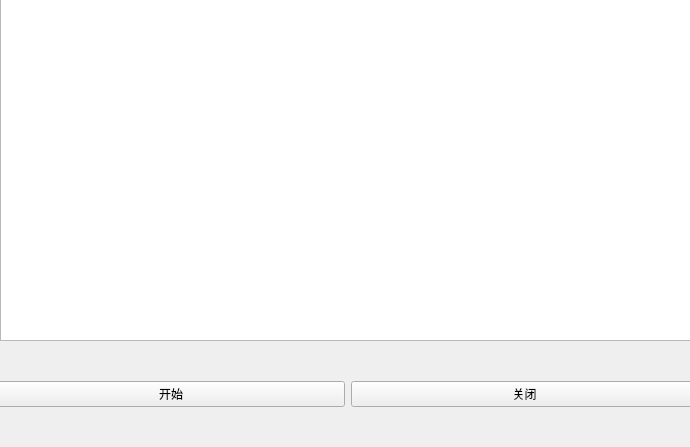
<?xml version="1.0" encoding="UTF-8"?>
<ui version="4.0">
 <class>Widget</class>
 <widget class="QWidget" name="Widget">
  <property name="geometry">
   <rect>
    <x>0</x>
    <y>0</y>
    <width>690</width>
    <height>447</height>
   </rect>
  </property>
  <property name="windowTitle">
   <string>Widget</string>
  </property>
  <widget class="QPlainTextEdit" name="pte_show">
   <property name="geometry">
    <rect>
     <x>0</x>
     <y>-10</y>
     <width>691</width>
     <height>351</height>
    </rect>
   </property>
  </widget>
  <widget class="QWidget" name="layoutWidget">
   <property name="geometry">
    <rect>
     <x>-3</x>
     <y>339</y>
     <width>701</width>
     <height>111</height>
    </rect>
   </property>
   <layout class="QHBoxLayout" name="horizontalLayout">
    <item>
     <widget class="QPushButton" name="btn_start">
      <property name="text">
       <string>开始</string>
      </property>
     </widget>
    </item>
    <item>
     <widget class="QPushButton" name="btn_stop">
      <property name="text">
       <string>关闭</string>
      </property>
     </widget>
    </item>
   </layout>
  </widget>
 </widget>
 <resources/>
 <connections/>
</ui>
